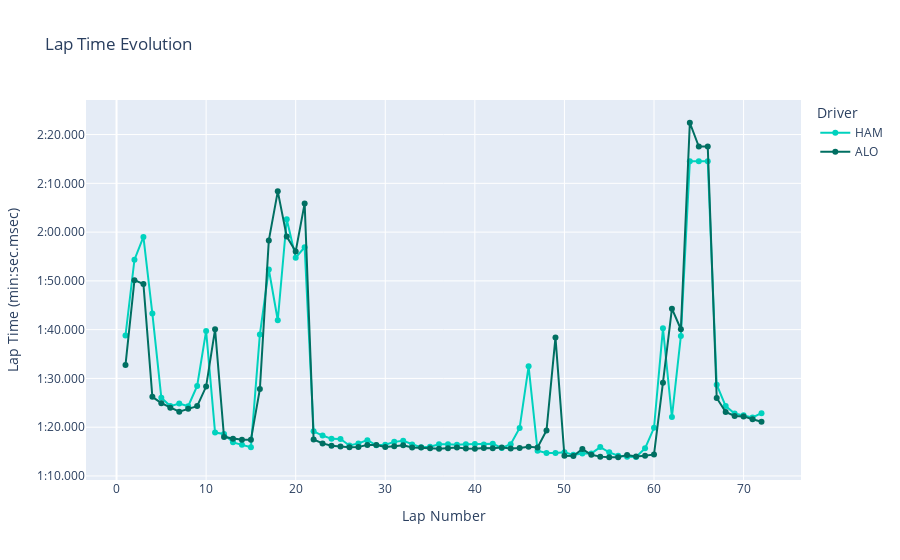

Notebook cell for this chart:
### Markdown cell above
#### LAP TIME PLOTTING BETWEEN DRIVERS USING PLOTLY

### Code cell
def format_yaxis_labels(value):
    minutes = int(value // 60)
    seconds = int(value % 60)
    milliseconds = int((value % 1) * 1000)
    return f'{minutes}:{seconds:02}.{milliseconds:03}'

plot_data_list = []
for driver in drivers_to_plot:
    driver_data = merged_data[merged_data['Driver'] == driver].copy()
    driver_data['LapTime_sec'] = driver_data['LapTime'].dt.total_seconds()
    driver_data['TeamColor'] = get_team_color(driver)
    driver_data['Minutes'] = driver_data['LapTime_sec'] // 60
    driver_data['Seconds'] = driver_data['LapTime_sec'] % 60
    driver_data['Milliseconds'] = (driver_data['LapTime_sec'] % 1) * 1000
    plot_data_list.append(driver_data)

plot_data = pd.concat(plot_data_list, ignore_index=True)

max_lap_time_sec = plot_data['LapTime_sec'].max()
y_tick_values = list(range(0, int(max_lap_time_sec) + 10, 10))

fig = px.line(
    plot_data,
    x='LapNumber',
    y='LapTime_sec',
    color='Driver',
    hover_data={
        'LapTime_sec': False,  
        'LapNumber': True,
        'TeamColor': False,
        'Driver': True,
        'Minutes': True,
        'Seconds': True,
        'Milliseconds': True
    },
    title='Lap Time Evolution',
    labels={
        'LapNumber': 'Lap Number',
        'LapTime_sec': 'Lap Time'
    },
    markers=True,
    color_discrete_map={driver: get_team_color(driver) for driver in drivers_to_plot}
)

fig.update_traces(
    hovertemplate='<b>Driver</b>: %{customdata[1]}<br>' +
                  '<b>Lap Number</b>: %{x}<br>' +
                  '<b>Lap Time</b>: %{customdata[2]}:%{customdata[3]:02.0f}.%{customdata[4]:03.0f}<extra></extra>'
)

fig.update_yaxes(
    tickvals=y_tick_values,
    ticktext=[format_yaxis_labels(val) for val in y_tick_values],
    title='Lap Time (min:sec.msec)'
)
fig.show()

### Figure 1 — Plotly figure (JSON) as saved in the notebook; plotly's stock layout.template omitted (floating-point values rounded to 4 significant figures; data arrays with more than 128 entries replaced by an {"elided": "..."} marker saying what was removed)
{"data": [{"customdata": {"elided": "72x5 mixed values"}, "hovertemplate": "<b>Driver</b>: %{customdata[1]}<br><b>Lap Number</b>: %{x}<br><b>Lap Time</b>: %{customdata[2]}:%{customdata[3]:02.0f}.%{customdata[4]:03.0f}<extra></extra>", "legendgroup": "HAM", "line": {"color": "#00d2be", "dash": "solid"}, "marker": {"symbol": "circle"}, "mode": "lines+markers", "name": "HAM", "orientation": "v", "showlegend": true, "type": "scatter", "x": [1, 2, 3, 4, 5, 6, 7, 8, 9, 10, 11, 12, 13, 14, 15, 16, 17, 18, 19, 20, 21, 22, 23, 24, 25, 26, 27, 28, 29, 30, 31, 32, 33, 34, 35, 36, 37, 38, 39, 40, 41, 42, 43, 44, 45, 46, 47, 48, 49, 50, 51, 52, 53, 54, 55, 56, 57, 58, 59, 60, 61, 62, 63, 64, 65, 66, 67, 68, 69, 70, 71, 72], "xaxis": "x", "y": [98.8, 114.3, 119.0, 103.3, 86.05, 84.33, 84.84, 84.29, 88.44, 99.74, 78.9, 78.6, 76.89, 76.42, 75.91, 99.01, 112.3, 101.9, 122.6, 114.7, 116.9, 79.14, 78.29, 77.61, 77.6, 76.24, 76.67, 77.34, 76.29, 76.4, 76.99, 77.22, 76.47, 75.86, 76.0, 76.5, 76.53, 76.39, 76.52, 76.53, 76.44, 76.58, 75.73, 76.5, 79.83, 92.48, 75.18, 74.73, 74.71, 74.87, 74.33, 74.61, 74.62, 75.92, 74.84, 74.16, 73.96, 73.9, 75.67, 79.87, 100.3, 82.07, 98.71, 134.5, 134.5, 134.5, 88.71, 84.34, 82.8, 82.45, 82.0, 82.88], "yaxis": "y"}, {"customdata": {"elided": "72x5 mixed values"}, "hovertemplate": "<b>Driver</b>: %{customdata[1]}<br><b>Lap Number</b>: %{x}<br><b>Lap Time</b>: %{customdata[2]}:%{customdata[3]:02.0f}.%{customdata[4]:03.0f}<extra></extra>", "legendgroup": "ALO", "line": {"color": "#006f62", "dash": "solid"}, "marker": {"symbol": "circle"}, "mode": "lines+markers", "name": "ALO", "orientation": "v", "showlegend": true, "type": "scatter", "x": [1, 2, 3, 4, 5, 6, 7, 8, 9, 10, 11, 12, 13, 14, 15, 16, 17, 18, 19, 20, 21, 22, 23, 24, 25, 26, 27, 28, 29, 30, 31, 32, 33, 34, 35, 36, 37, 38, 39, 40, 41, 42, 43, 44, 45, 46, 47, 48, 49, 50, 51, 52, 53, 54, 55, 56, 57, 58, 59, 60, 61, 62, 63, 64, 65, 66, 67, 68, 69, 70, 71, 72], "xaxis": "x", "y": [92.77, 110.1, 109.4, 86.22, 84.93, 83.97, 83.18, 83.76, 84.33, 88.33, 100.1, 77.98, 77.64, 77.41, 77.42, 87.81, 118.3, 128.4, 119.1, 116.0, 125.9, 77.48, 76.68, 76.18, 76.05, 75.89, 75.94, 76.37, 76.33, 75.92, 76.1, 76.28, 75.84, 75.81, 75.69, 75.58, 75.67, 75.84, 75.61, 75.58, 75.74, 75.69, 75.83, 75.61, 75.74, 75.97, 75.84, 79.32, 98.41, 74.15, 74.11, 75.51, 74.35, 73.97, 73.86, 73.84, 74.32, 74.0, 74.16, 74.41, 89.14, 104.3, 100.1, 142.4, 137.5, 137.5, 86, 83.13, 82.3, 82.21, 81.62, 81.12], "yaxis": "y"}], "layout": {"legend": {"title": {"text": "Driver"}, "tracegroupgap": 0}, "title": {"text": "Lap Time Evolution"}, "xaxis": {"anchor": "y", "domain": [0, 1], "title": {"text": "Lap Number"}}, "yaxis": {"anchor": "x", "domain": [0, 1], "ticktext": ["0:00.000", "0:10.000", "0:20.000", "0:30.000", "0:40.000", "0:50.000", "1:00.000", "1:10.000", "1:20.000", "1:30.000", "1:40.000", "1:50.000", "2:00.000", "2:10.000", "2:20.000", "2:30.000"], "tickvals": [0, 10, 20, 30, 40, 50, 60, 70, 80, 90, 100, 110, 120, 130, 140, 150], "title": {"text": "Lap Time (min:sec.msec)"}}}}
